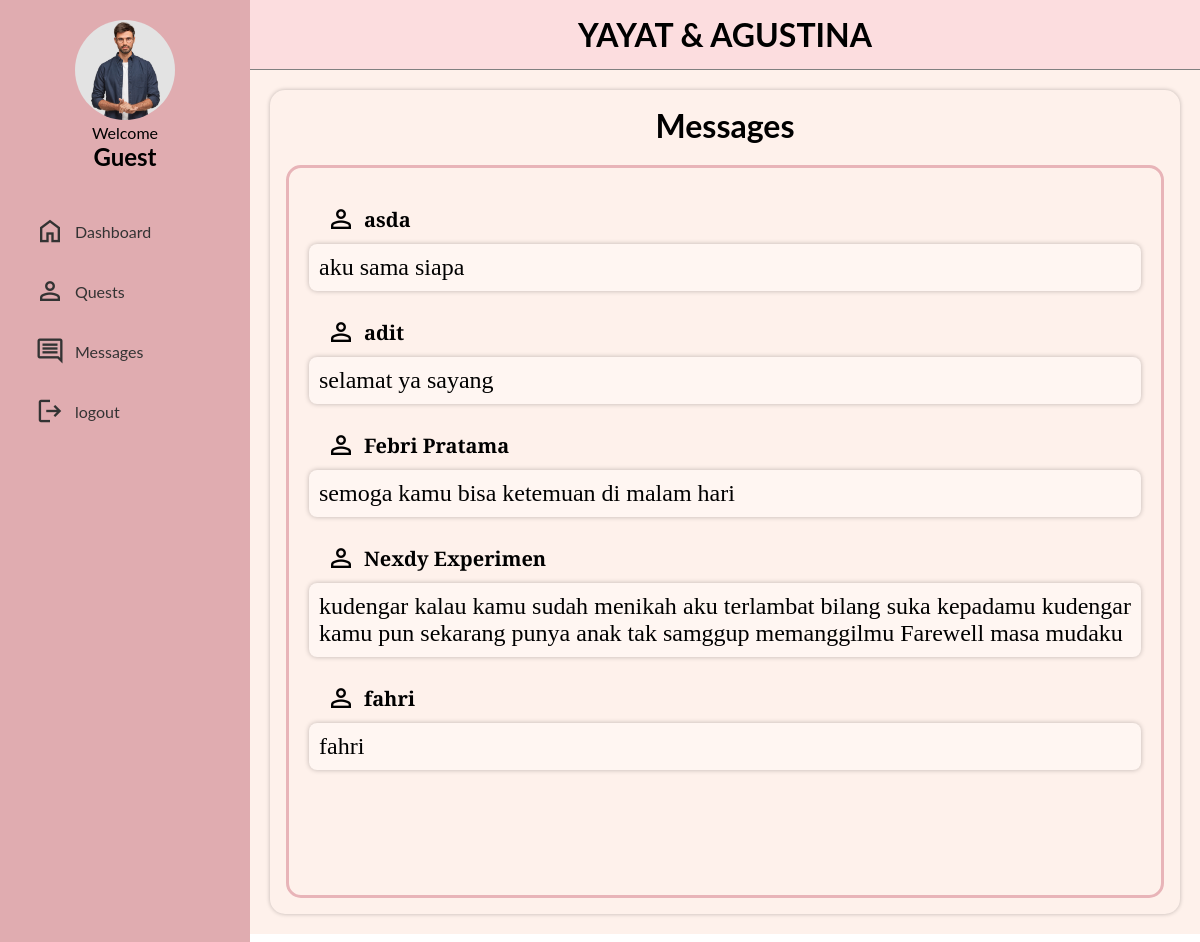
/project-guestbook/messages.php, run on the app's committed database.
### tables this page shows
CREATE TABLE `tamu` (
  `id_tamu` int NOT NULL,
  `nama_tamu` varchar(100) DEFAULT NULL,
  `no_hp` varchar(16) DEFAULT NULL,
  `alamat` text,
  `ucapan` text,
  `keterangan` enum('hadir','tidak_hadi','belum_konfirmasi') DEFAULT NULL,
  `email` varchar(100) DEFAULT NULL,
  `waktu_datang` time NOT NULL
);

### project-guestbook/messages.php (the view, shortened to what this page needs)
<?php
include 'app/koneksi.php';
?>
<!doctype html>
<html lang="en">
  <head>
    <link rel="stylesheet" href="https://cdnjs.cloudflare.com/ajax/libs/animate.css/4.1.1/animate.min.css"/>
    <link href="https://unpkg.com/aos@2.3.1/dist/aos.css" rel="stylesheet" />
  </head>
  <body>
    <main class="dashboard-container">
      <div class="dashboard-header">
      </div>
      <div class="dashboard-navbar" id="sidebar">
        <?php include "layout/navbar.php"?>
      </div>
      <div class="dashboard-content">
        <div class="content">
          <div class="rectangle-messages" data-aos="fade-up" data-aos-duration="2000">
            <div class="messages-header">
              <h1 class="animate__animated animate__rubberBand">Messages</h1>
              <div class="messages-body">
                <?php
                  $query = mysqli_query($koneksi, "SELECT * FROM tamu");
                  while ($data = mysqli_fetch_array($query)) {
                ?>
                  <div class="profile-account">
                    <span class="material-symbols-outlined animate__animated animate__rubberBand">person</span>
                        <?php echo " " . $data['nama_tamu']; ?>
                    </div>
                    <div class="messages-1 msg">
                      <p class="message-account ">
                      <?php echo $data['ucapan']; ?>
                      </p>
                  </div>
                <?php }?>
              </div>
            </div>
          </div>
        </div>
      </div>
    </main>
  </body>
</html>

### data on the page
tamu: nama_tamu "asda", ucapan "aku sama siapa"
tamu: nama_tamu "adit", ucapan "selamat ya sayang"
tamu: nama_tamu "Febri Pratama", ucapan "semoga kamu bisa ketemuan di malam hari"
tamu: nama_tamu "Nexdy Experimen", ucapan "kudengar kalau kamu sudah menikah aku terlambat bilang suka kepadamu kudengar kamu pun sekarang punya anak tak samggup memanggilmu Farewell masa mudaku"
tamu: nama_tamu "fahri", ucapan "fahri"

### other printed values
$_SESSION['username'] "Guest"
